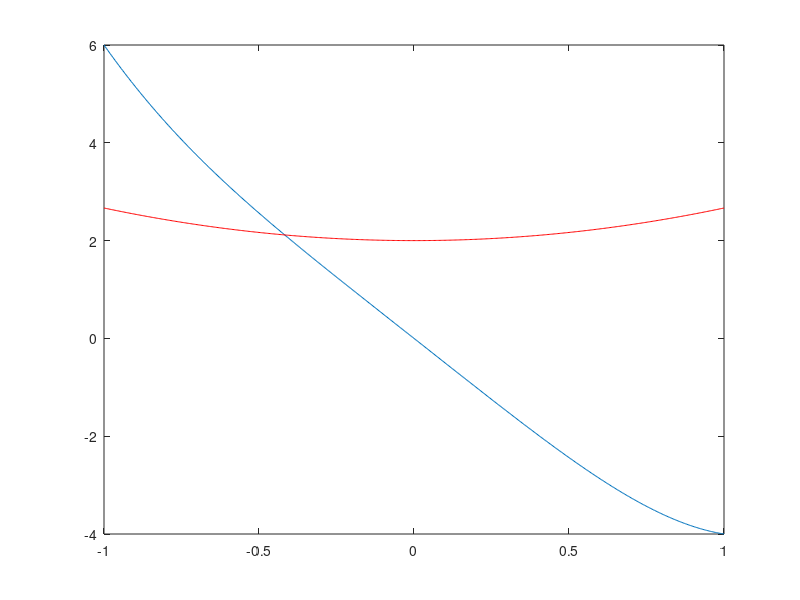
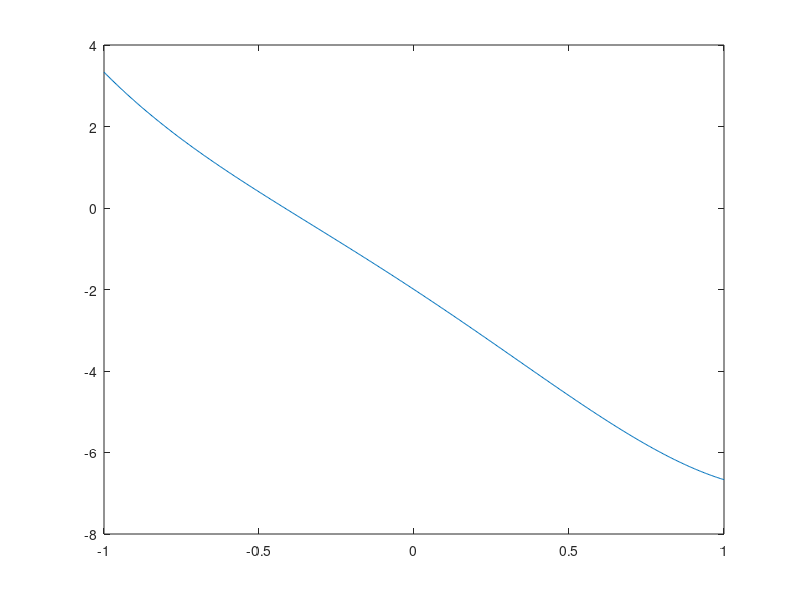
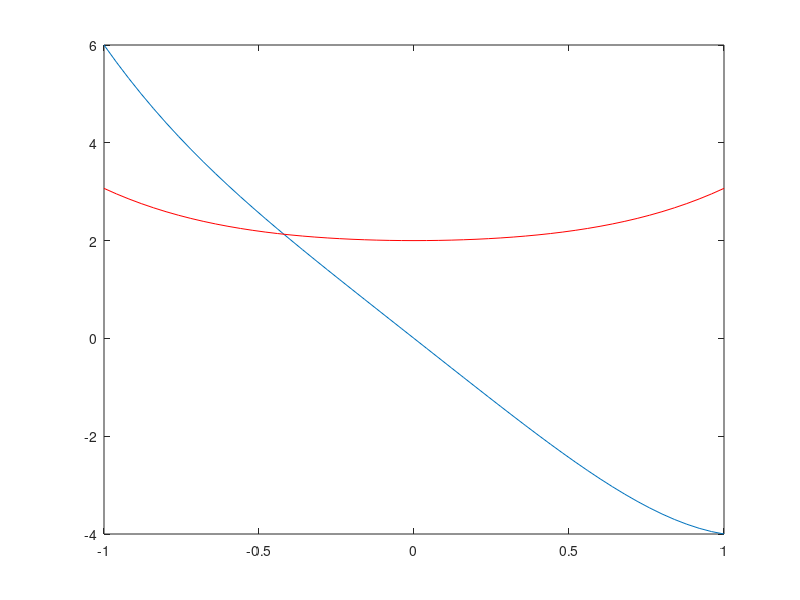
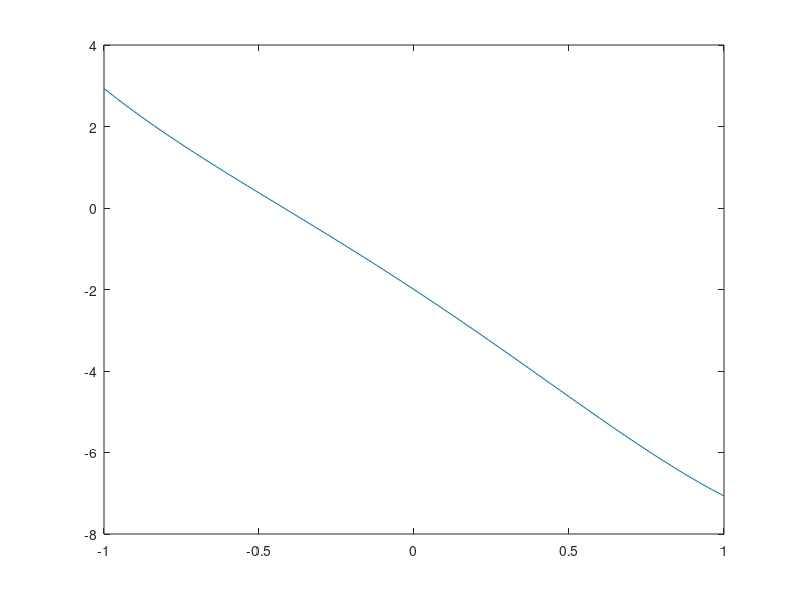

Write the MATLAB code that produced these figures, in order.
% Aproximacao polinomial entre f(x) = x.^4 - 5*x
% e P2(x) = a0 + a1*x+ a2*x.^2
% x = [-1, 1]

clear
grau = 2;
a = -1;
b = 1;
n = 500;     % numero de sub intervalos
dx = (b-a)/n;   % valor de base do retangulo
x = a : dx : b;
L = grau + 1;
P = zeros(L,L);

% calculo da matriz P
for i = 1 : L
    for j = 1 : L
        A = 0;
        for t = 1 : n
            x1 = x(t);
            x2 = x(t+1);
            B1 = x1^(i-1)*x1^(j-1); % base do trapezio
            B2 = x2^(i-1)*x2^(j-1); % base do trapezio
            T = (B1+B2)*dx/2;
            A = A + T;      % calculo da area  
        end
        P(i,j) = A;
    end
end

% calculo do vetor B
B = zeros(L,1);
for k = 1 : L
    A = 0;
    for t = 1 : n
        x1 = x(t);
        x2 = x(t+1);
        B1 = (x1^4 - 5*x1)*(x1^(k-1));
        B2 = (x2^4 - 5*x2)*(x2^(k-1));
        T = (B1+B2)*dx/2;
        A = A + T;      
    end
    B(k) = A;
end

% calculo dos coeficientes
C = P\B;
P2 = P(1) + P(2)*x + P(3)*x.^2;
f = x.^4 - 5*x;
ERRO = f - P2;
figure
plot(x,f)
hold
plot(x,P2,'r')
figure
plot(x, ERRO)



% Aproximacao polinomial entre f(x) = x.^4 - 5*x
% e P4(x) = c0 + c1*x+ c2*x.^2 + c3*x.^3 + c4*x.^4
% x = [-1, 1]

clear
grau = 4;
a = -1;
b = 1;
n = 50;     % numero de sub intervalos
dx = (b-a)/n;   % valor de base do retangulo
x = a : dx : b;
L = grau + 1;
P = zeros(L,L);

% calculo da matriz P
for i = 1 : L
    for j = 1 : L
        A = 0;
        for t = 1 : n
            x1 = x(t);
            x2 = x(t+1);
            B1 = x1^(i-1)*x1^(j-1); % base do trapezio
            B2 = x2^(i-1)*x2^(j-1); % base do trapezio
            T = (B1+B2)*dx/2;
            A = A + T;      % calculo da area
        end
        P(i,j) = A;
    end
end

% calculo do vetor B
B = zeros(L,1);
for k = 1 : L
    A = 0;
    for t = 1 : n
        x1 = x(t);
        x2 = x(t+1);
        B1 = (x1^4 - 5*x1)*(x1^(k-1));
        B2 = (x2^4 - 5*x2)*(x2^(k-1));
        T = (B1+B2)*dx/2;
        A = A + T;      
    end
    B(k) = A;
end

% calculo dos coeficientes
C = P\B;
P4 = P(1) + P(2)*x + P(3)*x.^2 + P(4)*x.^3 + P(5)*x.^4;
f = x.^4 - 5*x;
ERRO = f - P4;
figure
plot(x,f)
hold
plot(x,P4,'r')
figure
plot(x, ERRO)



% Aproximacao polinomial entre f(x) = 1/(x+2)
% e P2(x) = a0 + a1*x+ a2*x.^2
% x = [-1, 1]

clear
grau = 2;
a = -1;
b = 1;
n = 50;     % numero de sub intervalos
dx = (b-a)/n;   % valor de base do retangulo
x = a : dx : b;
L = grau + 1;
P = zeros(L,L);

% calculo da matriz P
for i = 1 : L
    for j = 1 : L
        A = 0;
        for t = 1 : n
            x1 = x(t);
            x2 = x(t+1);
            B1 = x1^(i-1)*x1^(j-1); % base do trapezio
            B2 = x2^(i-1)*x2^(j-1); % base do trapezio
            T = (B1+B2)*dx/2;
            A = A + T;      % calculo da area  
        end
        P(i,j) = A;
    end
end

% calculo do vetor B
B = zeros(L,1);
for k = 1 : L
    A = 0;
    for t = 1 : n
        x1 = x(t);
        x2 = x(t+1);
        B1 = (1/(x1+2))*(x1^(k-1));
        B2 = (1/(x2+2))*(x2^(k-1));
        T = (B1+B2)*dx/2;
        A = A + T;      
    end
    B(k) = A;
end

% calculo dos coeficientes
C = P\B;
P2 = C(1) + C(2)*x + C(3)*x.^2;
f = 1./(x+2);
ERRO = f - P2;
figure
plot(x,f)
hold
plot(x,P2,'r')
figure
plot(x, ERRO)